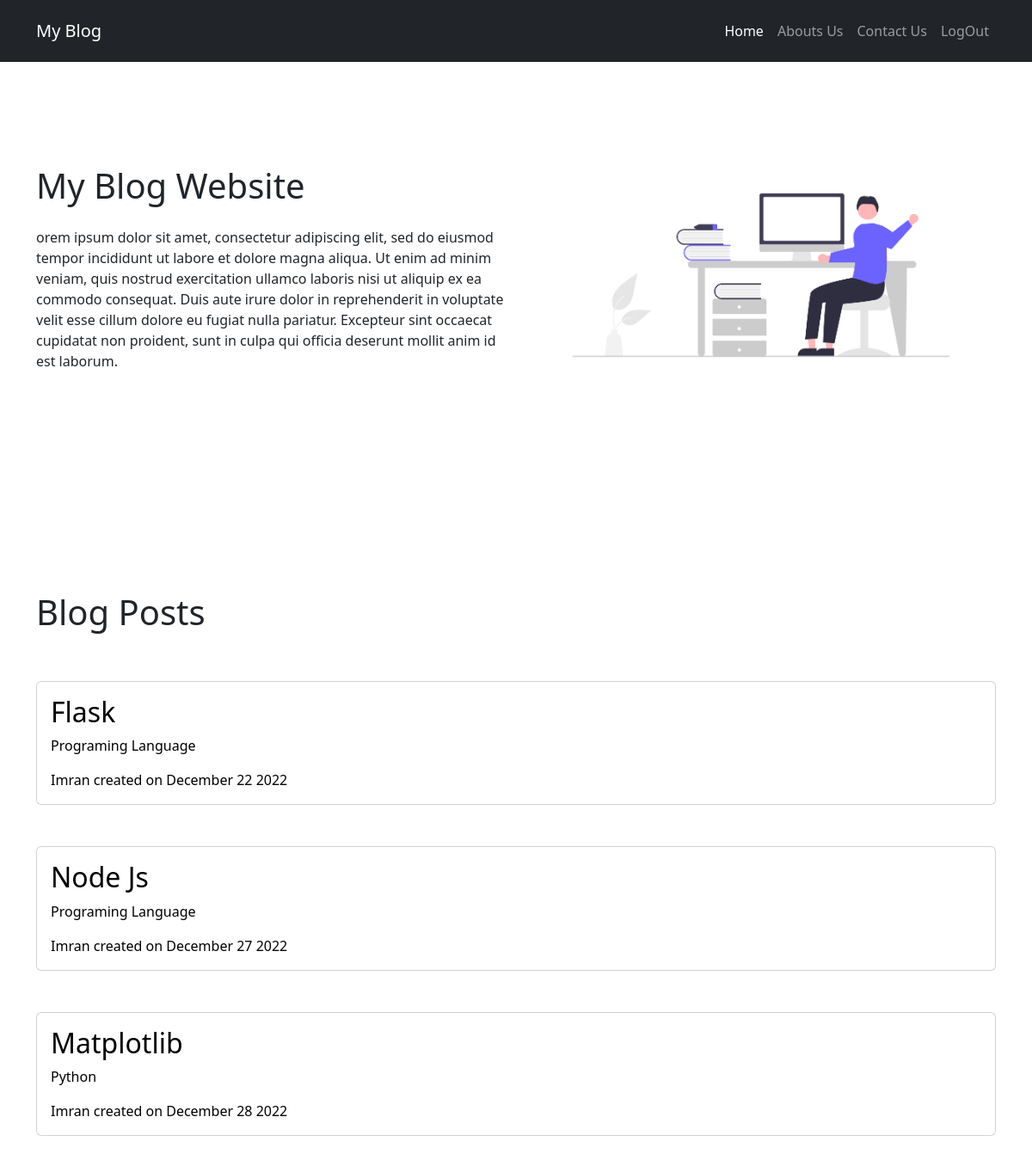
The page /home on the database its author committed.
### main.py (models this page shows, shortened)
class BlogPost(db.Model):
    __tablename__ = "blog_posts"
    id = db.Column(db.Integer, primary_key=True)
    title = db.Column(db.String(250), unique=True, nullable=False)
    subtitle = db.Column(db.String(250), nullable=False)
    date = db.Column(db.String(250), nullable=False)
    body = db.Column(db.Text, nullable=False)
    img_url = db.Column(db.String(250), nullable=False)
    author_id = db.Column(db.Integer, db.ForeignKey("users.id"))
    author = relationship("User", back_populates="posts")
    comments = relationship("Comment", back_populates="parent_posts")

class User(db.Model, UserMixin):
    __tablename__ = "users"
    id = db.Column(db.Integer, primary_key=True)
    name = db.Column(db.String(255))
    email = db.Column(db.String(255), unique=True)
    password = db.Column(db.String(255))
    posts = relationship("BlogPost", back_populates="author")
    comments = relationship("Comment", back_populates="author")

### main.py (the view)
@app.route('/home')
def home():
    posts = BlogPost.query.all()
    return render_template('index.html', posts=posts, current_user=current_user)

### templates/index.html (shortened to what this page needs)
<!doctype html>
<html lang="en">
<head>
    {% block head %}
    {% block styles %}
    {{ bootstrap.load_css() }}
    <link rel="stylesheet" href="{{ url_for('static', filename='css/style.css') }}">
    {% endblock %}
    {% endblock %}
</head>
<body>
{% block content %}
{% include 'header.html' %}
<main>
    <section class="hero">
        <div class="container h-100">
            <div class="row align-items-center  h-100">
                <div class="col-md-6 ">
                    <h1>My Blog Website</h1>
                    <p class="mt-4">orem ipsum dolor sit amet, consectetur adipiscing elit, sed do eiusmod tempor
                        incididunt ut
                        labore et dolore magna aliqua. Ut enim ad minim veniam, quis nostrud exercitation ullamco
                        laboris nisi ut aliquip ex ea commodo consequat. Duis aute irure dolor in reprehenderit in
                        voluptate velit esse cillum dolore eu fugiat nulla pariatur. Excepteur sint occaecat cupidatat
                        non proident, sunt in culpa qui officia deserunt mollit anim id est laborum.</p>
                </div>
                <div class="col-md-6 hello-img">
                    <img src="{{ url_for('static', filename='images/undraw_Hello_re_3evm.png') }}">
                </div>
            </div>
        </div>
    </section>
    <section class="posts py-5">
        <div class="container">
            <h1>Blog Posts</h1>
            <div class="row">
                <div class="col-md-12">
                    {% for post in posts %}
                    <div class="card mt-5">
                        <div class="card-body post-card">
                            <a href="{{url_for('show_post', post_id=post.id)}}">
                                <h2 class="card-title">{{post.title}}</h2>
                                <p class="card-text">{{post.subtitle}}</p>
                                <p class="card-text">{{post.author.name}}  created on {{post.date}}</p>
                            </a>
                        </div>
                    </div>
                    {% endfor %}
                </div>
            </div>
        </div>
    </section>
</main>
{% endblock %}
</body>
</html>

### templates/header.html (shortened to what this page needs)
<header class="position-fixed w-100">
    <nav class="navbar navbar-expand-lg navbar-dark py-3 bg-dark ">
        <div class="container">
            <a class="navbar-brand" href="#">My Blog</a>
            <div class="collapse navbar-collapse " id="navbarNav">
                <ul class="navbar-nav ms-auto">
                    <li class="nav-item">
                        <a class="nav-link active" aria-current="page" href="{{url_for('home')}}">Home</a>
                    </li>
                    <li class="nav-item">
                        <a class="nav-link" href="#">Abouts Us</a>
                    </li>
                    <li class="nav-item">
                        <a class="nav-link" href="#">Contact Us</a>
                    </li>
                    <li class="nav-item">
                        <a class="nav-link" href="{{url_for('logout')}}">LogOut</a>
                    </li>
                </ul>
            </div>
        </div>
    </nav>
</header>

### static/css/style.css (style rules this page uses)
* { margin: 0; padding: 0; box-sizing: border-box; }
.hero { height: 80vh; }
.post-card a:first-child { text-decoration: none; color: #000; }
.hello-img img { width: 100%; }

### rows shown on the page
BlogPost: title "Flask", subtitle "Programing Language", author.name "Imran", date "December 22 2022"
BlogPost: title "Node Js", subtitle "Programing Language", author.name "Imran", date "December 27 2022"
BlogPost: title "Matplotlib", subtitle "Python", author.name "Imran", date "December 28 2022"
